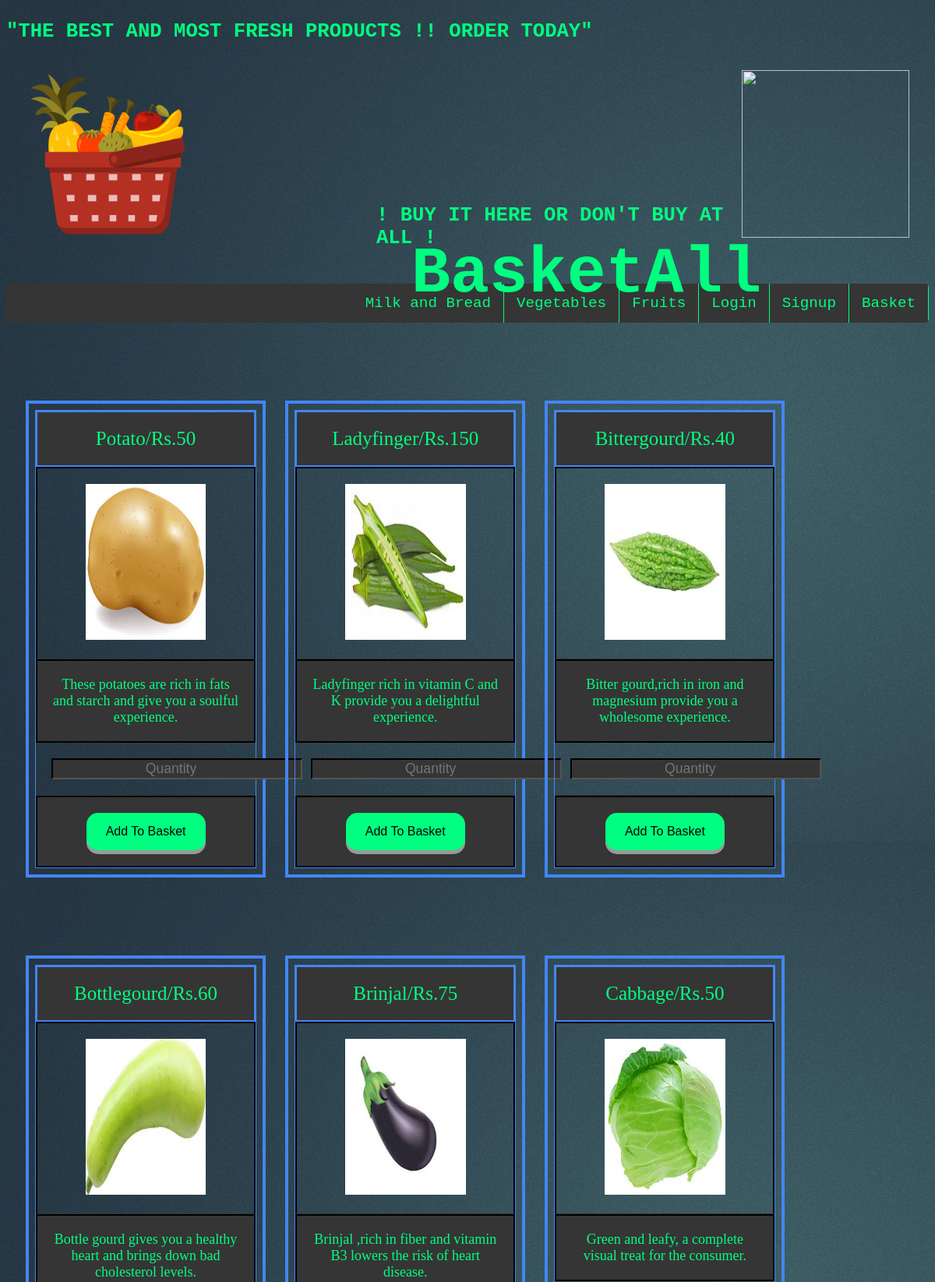
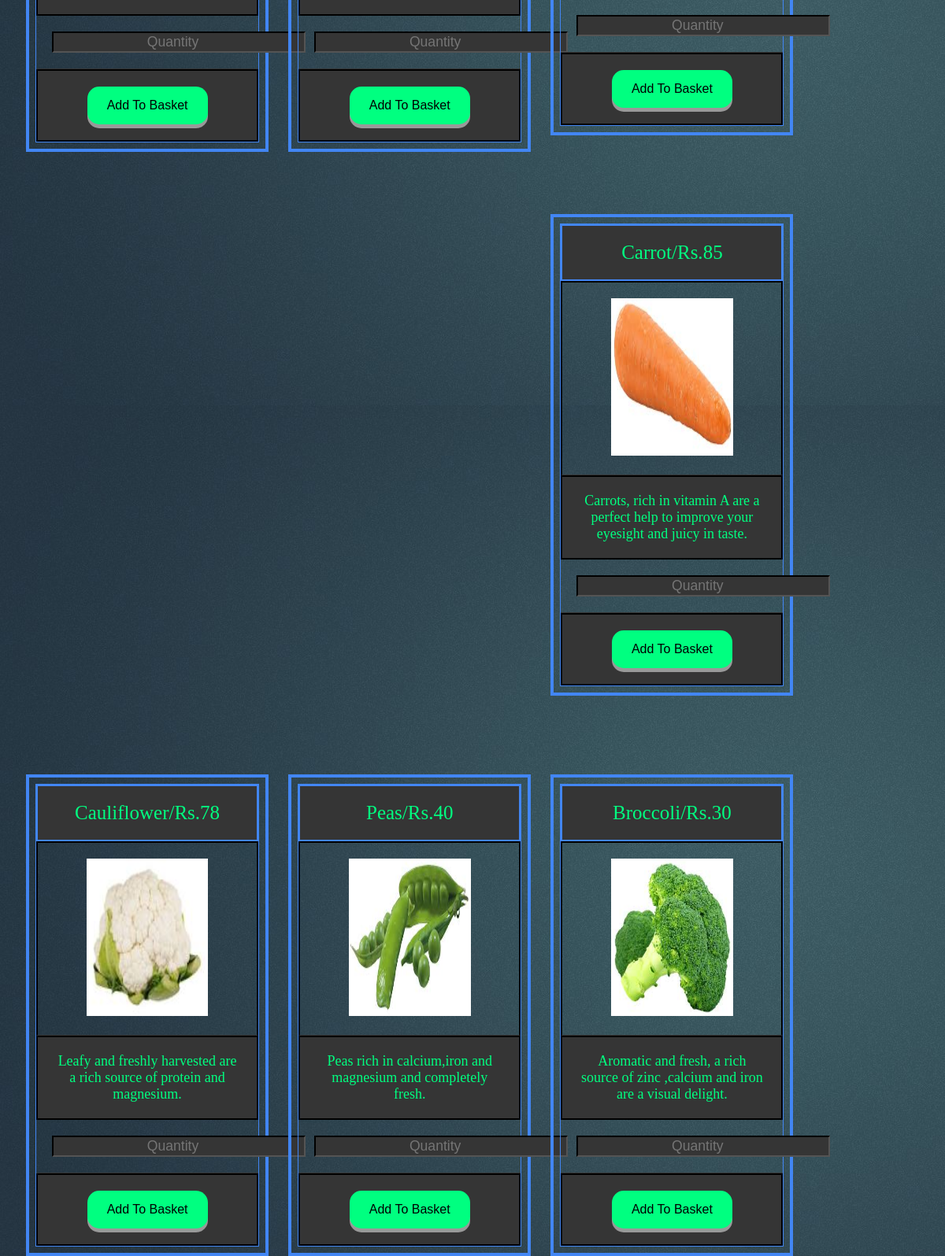
/php/vegetables.php, run on the app's committed database (2 pictures, top to bottom).
### tables this page shows
CREATE TABLE IF NOT EXISTS `products` (
  `p_id` int(11) NOT NULL,
  `p_name` varchar(20) NOT NULL,
  `p_type` varchar(10) NOT NULL,
  `p_des` text NOT NULL,
  `p_cost` int(11) NOT NULL,
  `img_name` varchar(20) NOT NULL
);

### php/vegetables.php (the view, shortened to what this page needs)
<!DOCTYPE html>
<html>
<head>
    <link rel="stylesheet" type="text/css" href="../css/products.css">
</head>
<body background="../imgs/bck.jpg">
<div class="div2">
    <marquee scrollamount="15" behavior="alternate"><h3 class="mrq"> "THE BEST AND MOST FRESH PRODUCTS !! ORDER TODAY" </h3></marquee>
    <a href="basket.php" style="text-decoration:none"><img class="symbol" src="../imgs/symbol3.png" align="right"></a>
    <a href="../index.php" style="text-decoration:none"><img class="symbol1" src="../imgs/symbol2.png" align="left"></a>
    <a href="../index.php" style="text-decoration:none"><h1 class="heading"> BasketAll </h1></a>
    <h3 class="tag"> ! BUY IT HERE OR DON'T BUY AT ALL !</h3>
    </div>
    <br>
<div class="div1">
    <ul class="ul1">
  <li style="float:right" class="links"><a href="basket.php" class="active"   >Basket</a></li>
  <li style="float:right" class="links"><a href="../html/signup.html" class="active"  >Signup</a></li>
  <?php if(!isset($_SESSION['username'])){echo "<li style='float:right' class='links'><a href='../html/login.html' class='active'>Login</a></li>";}
    else {echo "<li style='float:right' class='links'><a href='logout.php' class='active'>Logout</a></li>";} ?>
  <li style="float:right" class="links"><a href="fruits.php" class="active"  >Fruits</a></li>
  <li style="float:right" class="links"><a href="vegetablees.php" class="active"  >Vegetables</a></li>
  <li style="float:right" class="links"><a href="mandb.php" class="active"  >Milk and Bread</a></li>
</ul>
</div>
<?php
$conn = mysqli_connect('localhost', 'root' , '', 'basketall');
$sql = "select * from products where p_type='vegetables' ";
$result = mysqli_query($conn,$sql);
if(mysqli_num_rows($result)>0)
{
  while($row=mysqli_fetch_array($result))
  {
     echo " <div class='columns'>
    <form action='addbasket.php?id=".$row['p_id']."' method='post'>
  <ul class='price'>
    <li class='header'>".$row['p_name']."/Rs.".$row['p_cost']."</li>
  <li class='img'><img src='../imgs/".$row['img_name']."' height = 200px width=65%;></li>
    <li class='grey'>".$row['p_des']."</li>
    <li><input type='number' name='quantity' placeholder='Quantity' class='quantity'></li>
    <li class='grey'><input type='submit' value='Add To Basket' class='button'></li>
  </ul>
  </form>
</div> " ;
  }
}
?>
</body>
</html>

### css/products.css (style rules this page uses)
.ul1 { list-style-type: none; margin: 0; padding: 0; overflow: hidden; background-color:#353535; }
.links { float: left; border-right: 1px solid #00ff80; }
.links a { display: block; color: #00ff80; text-align: center; padding: 14px 16px; text-decoration: none; }
.active { background-color:#353535; color: #00ff80; font-size: 1.2rem; padding: 1.1rem; font-family: Courier New; border-top: 2px #00ff40; border-bottom: 2px #00ff40; }
.div1 { overflow: hidden; -webkit-border-radius: 5px; border-radius: 5px; }
.heading { height: 70px; width: 450px; margin-top: 0px; margin-left: 520px; font-size: 5.2rem; font-family: Courier New; color: #00ff80; padding-top: 3.5rem; }
.symbol { margin-top: 10px; margin-right:25px; width: 215px; height:215px; }
.tag { margin-left: 475px; color: #00ff80; font-family: Courier New; font-size: 1.6rem; }
.mrq { color: #00ff80; font-family: Courier New; font-size: 1.6rem; }
.symbol1 { margin-top: 10px; margin-left: 0px; width: 260px; height:215px; }
.columns { margin-left: 25px; margin-top: 100px; border:4px solid #4286f4; float: left; width: 24%; padding: 8px; }
.price { list-style-type: none; border: 1px solid #4286f4; margin: 0; padding: 0; -webkit-transition: 0.3s; transition: 0.3s; }
.price .header { border:2px solid #4286f4; background-color: #353535; color: #00ff80; font-size: 25px; }
.price li { border-bottom: 1px solid #353535; padding: 20px; text-align: center; }
.price .grey { color: #00ff80; border:2px solid black; background-color: #353535; font-size: 18px; }
.button { display: inline-block; padding: 15px 25px; font-size: 16px; cursor: pointer; text-align: center; text-decoration: none; outline: none; color: black; background-color:#00ff80; border: none; border-radius: 15px; box-shadow: 0 5px #999; }
.img { border:2px solid; }
.quantity { width: 314px; font-size: 1.1rem; text-align: center; background-color: #353535; color: #00ff80; border-color: black; }

### data on the page
products: p_name "Potato", p_cost "50", img_name (picture), p_des "These potatoes are rich in fats and starch and give you a soulful experience."
products: p_name "Ladyfinger", p_cost "150", img_name (picture), p_des "Ladyfinger rich in vitamin C and K provide you a delightful experience."
products: p_name "Bittergourd", p_cost "40", shows a picture, p_des "Bitter gourd,rich in iron and magnesium provide you a wholesome experience."
products: p_name "Bottlegourd", p_cost "60", img_name (picture), p_des "Bottle gourd gives you a healthy heart and brings down bad cholesterol levels."
products: p_name "Brinjal", p_cost "75", img_name (picture), p_des "Brinjal ,rich in fiber and vitamin B3 lowers the risk of heart disease."
products: p_name "Cabbage", p_cost "50", img_name (picture), p_des "Green and leafy, a complete visual treat for the consumer."
products: p_name "Carrot", p_cost "85", img_name (picture), p_des "Carrots, rich in vitamin A are a perfect help to improve your eyesight and juicy in taste."
products: p_name "Cauliflower", p_cost "78", img_name (picture), p_des "Leafy and freshly harvested are a rich source of protein and magnesium."
products: p_name "Peas", p_cost "40", img_name (picture), p_des "Peas rich in calcium,iron and magnesium and completely fresh."
products: p_name "Broccoli", p_cost "30", img_name (picture), p_des "Aromatic and fresh, a rich source of zinc ,calcium and iron are a visual delight."
